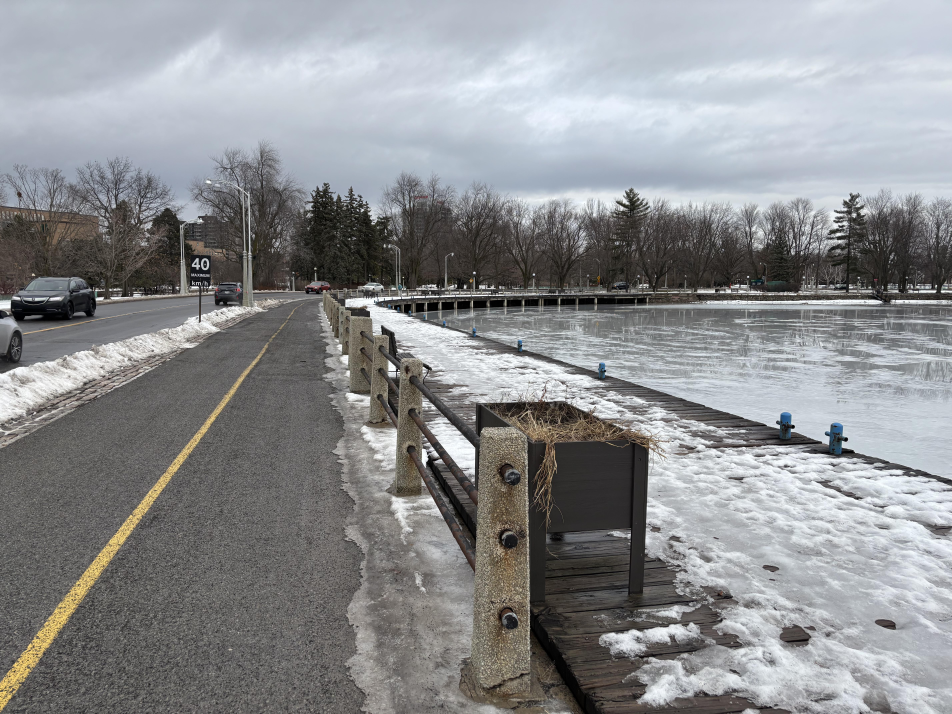
#> input picture data/img_left.jpg, 5712 x 4284 px (shown at 1/6 size)
$ python A2_image_stitching.py
#> lines starting #> are read from the running program, lines starting #| are printed output that depends on the picture
import os
import cv2
import numpy as np
from argparse import ArgumentParser

# [135 lines left out: functions load_image, extract_features, match_features, estimate_homography, warp_image, not called in this run]

def stitch_images(opt):
  """
  Stitch the images together using feature matching and homography estimation.
  (Warp the right image and stitch it to the left image)
  Blend the images together to create a seamless transition.

  Args:
    opt: argparse.Namespace, the command line arguments

  Returns:
    stitched_image: np.array, the stitched image as a numpy array
  """

  # Load the left and right images and resize them
  left_image = cv2.imread(opt.left_image)
#> left_image is the input picture: shape (4284, 5712, 3); mean B, G, R 143.8, 141.6, 140.2
  right_image = cv2.imread(opt.right_image)
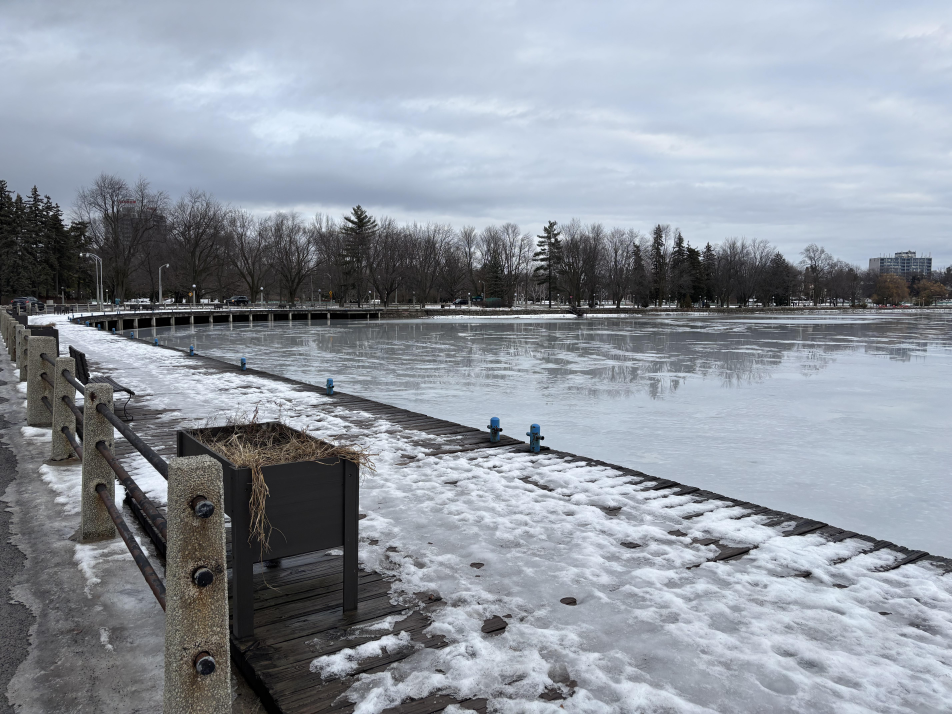
#> input picture data/img_right.jpg, 5712 x 4284 px (shown at 1/6 size)
#> right_image is the input picture: shape (4284, 5712, 3); mean B, G, R 160.6, 150.9, 144.2
  left_image = cv2.resize(left_image, (opt.width, opt.height))
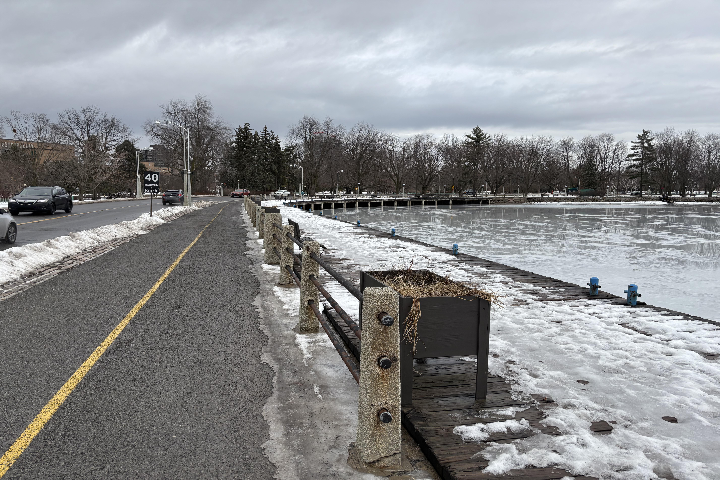
#> left_image: shape (480, 720, 3); mean B, G, R 143.6, 141.4, 140
  right_image = cv2.resize(right_image, (opt.width, opt.height))
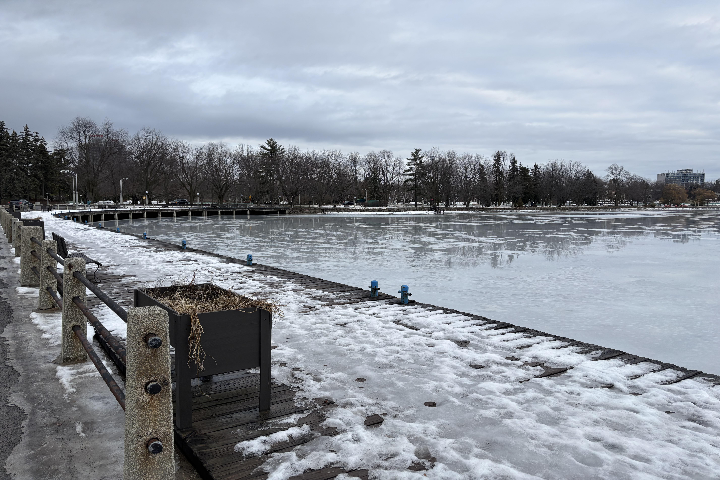
#> right_image: shape (480, 720, 3); mean B, G, R 160.6, 150.9, 144.2

  # extract features from the images
  left_gray = cv2.cvtColor(left_image, cv2.COLOR_BGR2GRAY)
  right_gray = cv2.cvtColor(right_image, cv2.COLOR_BGR2GRAY)
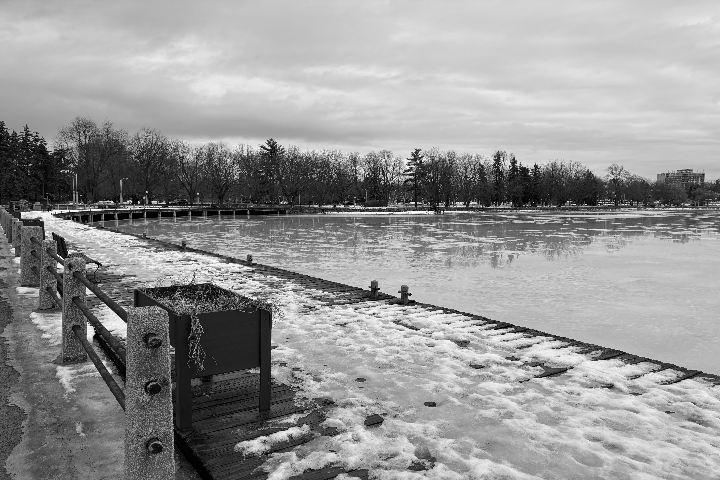
#> right_gray: shape (480, 720); min 0, max 254, mean 150

  # match the features between the images
  sift = cv2.SIFT_create()

  # extract the matched features
  left_kps, left_features = sift.detectAndCompute(left_gray, None)
#> left_kps = 2137 keypoints; strongest (x, y, size): (640, 295, 2), (646, 145, 2.2), (287, 201, 2.2), (321, 308, 3.8)
  right_kps, right_features = sift.detectAndCompute(right_gray, None)
#> right_kps = 2186 keypoints; strongest (x, y, size): (342, 206, 2.1), (58, 294, 2.3), (59, 265, 3.3), (115, 324, 13.8)

  index_params = dict(algorithm=opt.flann_algorithm_index, trees=opt.flann_trees)
  search_params = dict(checks=opt.flann_checks)
  flann = cv2.FlannBasedMatcher(indexParams=index_params, searchParams=search_params)

  # find the k best matches (using knnMatch)
  matches = flann.knnMatch(left_features, right_features, k=opt.k)
#> matches = 2137 matches

  # filter the matches using the Lowe's ratio test
  good_matches = []

  for m,n in matches:
    if m.distance < opt.lowe_ratio * n.distance:
      good_matches.append(m)
#> after the loop, good_matches = 213 matches

  src_pts = np.float32([left_kps[m.queryIdx].pt for m in good_matches]).reshape(-1, 1, 2)
#> src_pts = 213 rows, first 8: [72.23, 386.3], [256.3, 133.6], [257.3, 283.2], [257.3, 283.2], [257.3, 233.2], [259.5, 204.4], [260.7, 241], [263.1, 203.1]
  dest_pts = np.float32([right_kps[m.trainIdx].pt for m in good_matches]).reshape(-1, 1, 2)
#> dest_pts = 213 rows, first 8: [320.5, 291.1], [14.58, 133.1], [8.87, 310.8], [8.87, 310.8], [13.03, 250], [18.85, 215.9], [17.4, 260], [24.21, 214.6]

  # estimate the homography matrix (Swap dest and src points here because we are warping the right and using left img as reference)
  M, mask = cv2.findHomography(srcPoints=dest_pts, dstPoints=src_pts, method=cv2.RANSAC, ransacReprojThreshold=opt.ransac_threshold)
#> M = [[0.555, 0.0797, 230.1], [-0.124, 0.853, 22.15], [-0.000632, 4.65e-05, 1]]; mask = 213 values, max 1 at index 2, min 0 at index 0, mean 0.831

  # calculate the size of the two images stitched together
  h1, w1 = left_image.shape[0], left_image.shape[1]
#> h1 = 480; w1 = 720
  h2,w2 = right_image.shape[0], right_image.shape[1]
#> h2 = 480; w2 = 720
  h3 = max(h1,h2)
#> h3 = 480
  w3 = w1+w2
#> w3 = 1440

  # Warp the right image using the homography matrix
  warped_right_image = cv2.warpPerspective(right_image, M, (w3, h3))
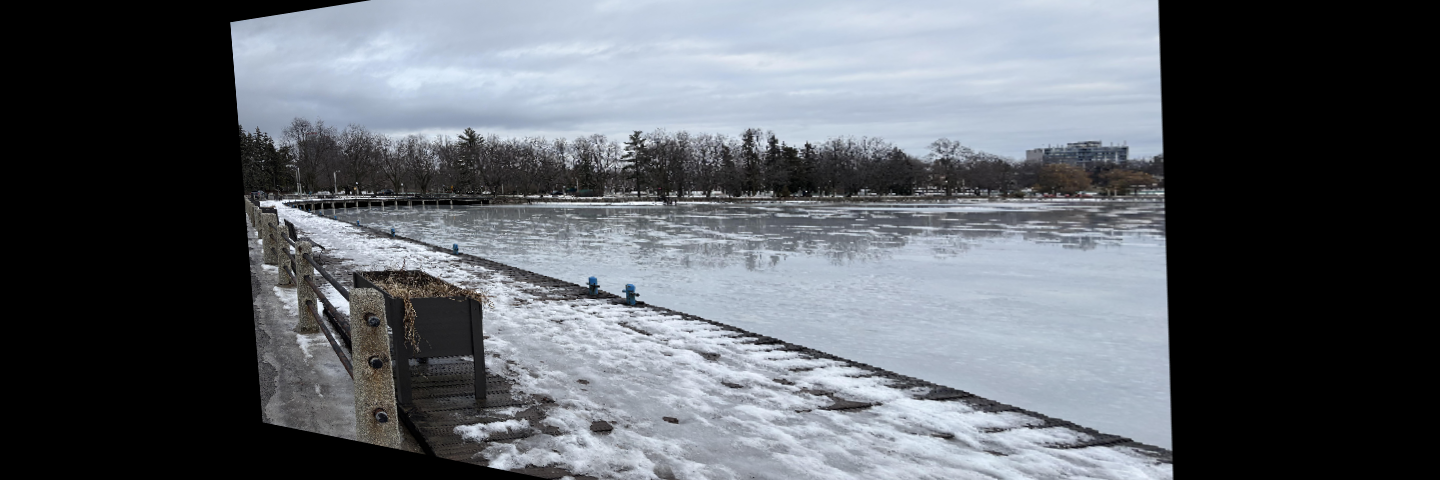
#> warped_right_image: shape (480, 1440, 3); mean B, G, R 104.2, 97.8, 93.2

  # Stitch the images together (array slicing)
  stitched_image = warped_right_image.copy()
  stitched_image[0:h1, 0:w1] = left_image
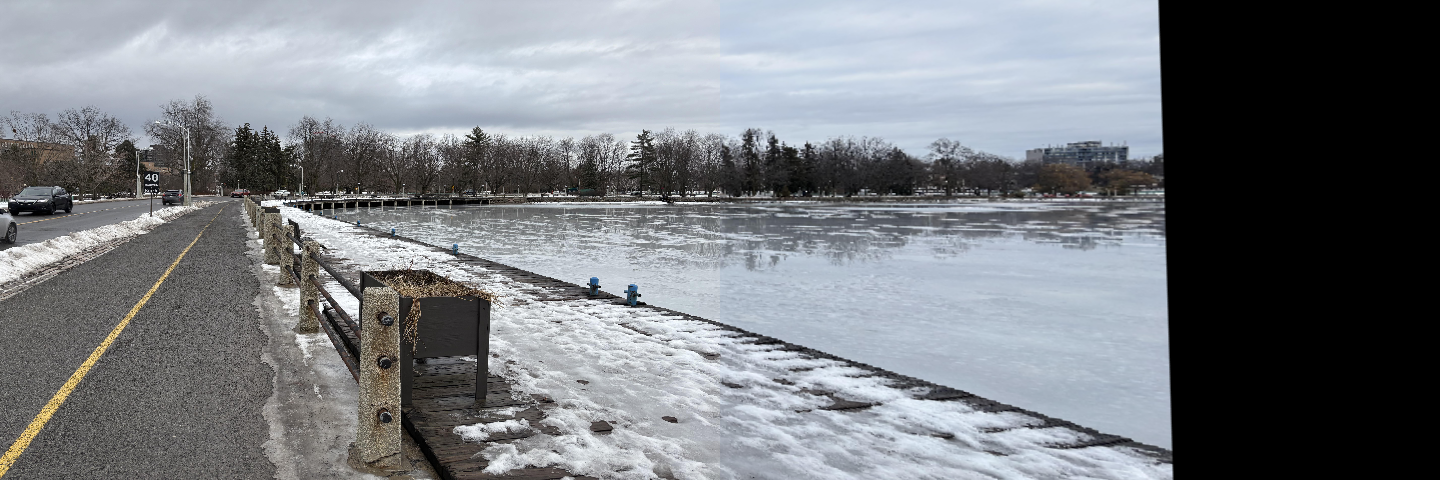
#> stitched_image: shape (480, 1440, 3); mean B, G, R 128.9, 124, 120.5

  # return the stitched image
  return stitched_image


def main():

  parser = ArgumentParser()
  parser.add_argument('--output', type=str, default='output/stitched_image.jpg', help='The output file path')
  parser.add_argument('--left_image', type=str, default='data/img_left.jpg', help='The left image file path')
  parser.add_argument('--right_image', type=str, default='data/img_right.jpg', help='The right image file path')
  parser.add_argument('--width', type=int, default=720, help='Resize the images to this width (faster computation)')
  parser.add_argument('--height', type=int, default=480, help='Resize the images to this height (faster computation)')
  parser.add_argument('--lowe_ratio', type=float, default=0.7, help='The Lowe\'s ratio test multiplier')
  parser.add_argument('--k', type=int, default=2, help='The number of nearest neighbors to find in the FLANN knnMatch')
  parser.add_argument('--flann_algorithm_index', type=int, default=1, help='The algorithm index for the FLANN matcher')
  parser.add_argument('--flann_trees', type=int, default=5, help='The number of trees for the FLANN matcher')
  parser.add_argument('--flann_checks', type=int, default=50, help='The number of checks for the FLANN matcher')
  parser.add_argument('--ransac_threshold', type=float, default=5.0, help='The RANSAC threshold')

  opt = parser.parse_args()

  # Create the output directory
  os.makedirs(os.path.dirname(opt.output), exist_ok=True)

  # stitch the images together
  stitched_image = stitch_images(opt)

  # write the stitched image to a file
  cv2.imwrite(opt.output, stitched_image)

if __name__ == '__main__':
  main()
